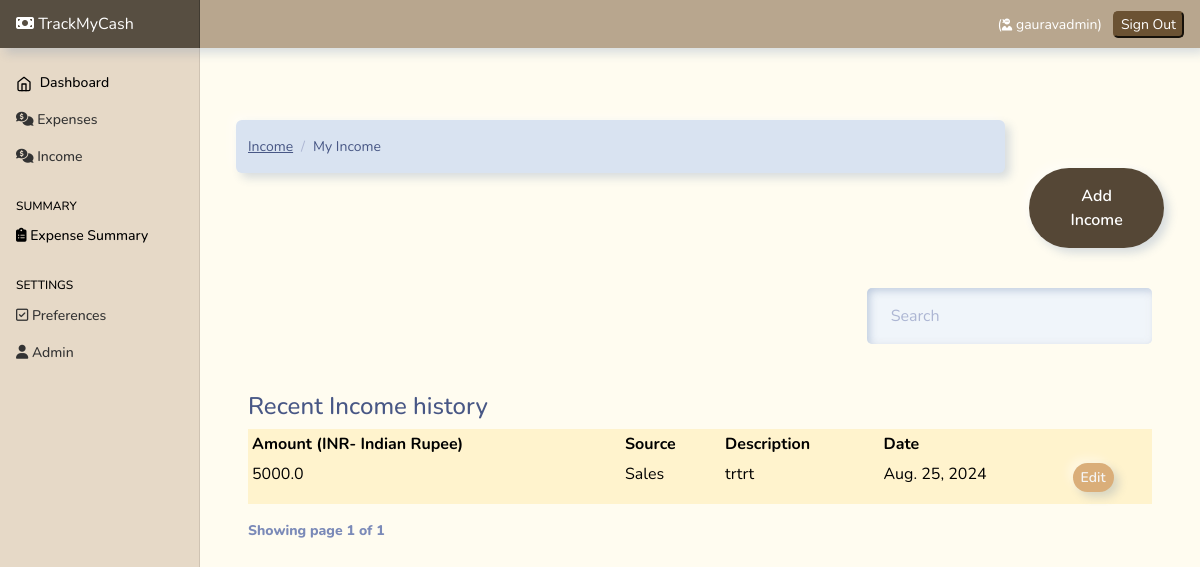
Before: /income (signed in) with the older database file.
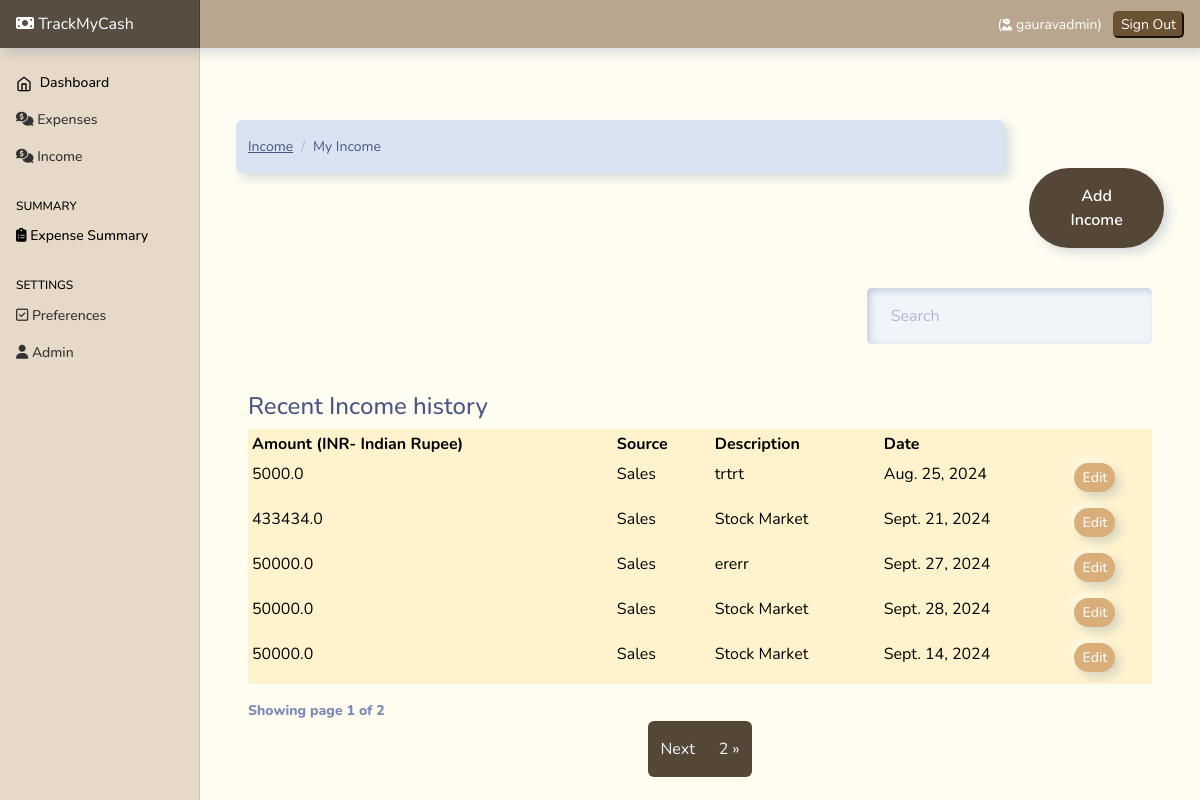
After: the same page with the newer database file.
### userpreferences/models.py (models this page shows, shortened)
class UserPreferences(models.Model):
    user=models.OneToOneField(to=User , on_delete=models.CASCADE)
    currency=models.CharField(max_length=250, blank=True , default="null" ,  null=True )

### income/models.py (models this page shows, shortened)
class UserIncome(models.Model):
    amount = models.FloatField()  # DECIMAL
    date = models.DateField(default=now)
    description = models.TextField()
    owner = models.ForeignKey(to=User, on_delete=models.CASCADE)
    source = models.CharField(max_length=266)
    class Meta:
        ordering: ['-date']

### income/views.py (the view)
# urls.py: path('', views.index , name="home"),
@login_required(login_url='/authentication/login')
def index(request):
    categories = Source.objects.all()
    income = UserIncome.objects.filter(owner=request.user)
    paginator = Paginator(income, 5)
    page_number = request.GET.get('page')
    page_obj = Paginator.get_page(paginator, page_number)
    currency = UserPreference.objects.get(user=request.user).currency
    context = {
        'income': income,
        'page_obj': page_obj,
        'currency': currency
    }
    return render(request, 'income/index.html', context)

### templates/income/index.html (shortened to what this page needs)
{% extends 'base.html' %}
{% load static %}
{% block content %}
<div class="container mt-4">
  <div class="row">
    <div class="col-md-10">
      <nav aria-label="breadcrumb">
        <ol class="breadcrumb">
          <li class="breadcrumb-item">
            <a href="">Income</a>
          </li>
          <li class="breadcrumb-item active" aria-current="page">
            My Income
          </li>
        </ol>
      </nav>
    </div>
    <div class="col-md-2 mt-5">
      <a href="{% url 'add-income'%}" class="btn btn-primary" style="background-color: rgb(85, 71, 54);color:white;">Add
        Income</a>
    </div>
  </div>
  <div class="container mt-3">
    {% if income.count %}
    <div class="row">
      <div class="col-md-8"></div>
      <div class="col-md-4">
        <div class="form-group mt-4">
          <input type="text" class="form-control" id="searchField" placeholder="Search" style="  border-radius: 5px;">
        </div>
      </div>
    </div>
    <div class="app-table  table-responsive mt-5 w-auto">
      <caption>
        <h4>Recent Income history </h4>
      </caption>
      <table class="table table-hover  table-sm  table-bordered table-warning">
        <thead>
          <tr>
            <th>Amount ({{currency}})</th>
            <th>Source</th>
            <th>Description</th>
            <th>Date</th>
            <th></th>
          </tr>
        </thead>
        <tbody>
          {% for income in page_obj%}
          <tr>
            <td>{{income.amount}}</td>
            <td>{{income.source}}</td>
            <td>{{income.description}}</td>
            <td>{{income.date}}</td>
            <td>
              <a href="{% url 'income-edit' income.id  %}" class="btn btn-secondary btn-sm mb-2"
                style="background-color: rgb(218, 174, 121);color:whitesmoke;">Edit</a>
            </td>
          </tr>
          {% endfor %}
        </tbody>
      </table>
    </div>
    <div class="pagination-container">
      <div class="" style="font-weight: 800;">
        Showing page {{page_obj.number}} of {{ page_obj.paginator.num_pages }}
      </div>
      <ul class="pagination align-right float-right mr-auto" style="background-color: rgb(255, 252, 240); box-shadow: none;">
        {% if page_obj.has_next %}
        <li class="page-item"> <a style="background-color: rgb(85, 71, 54); color:aliceblue;" class="page-link"
            href="?page={{ page_obj.next_page_number }}">Next</a></li>
        <li class="page-item"> <a style="background-color: rgb(85, 71, 54); color:aliceblue;" class="page-link"
            href="?page={{ page_obj.paginator.num_pages }}">{{ page_obj.paginator.num_pages}} &raquo;</a></li>
        {% endif %}
      </ul>
      {% endif %}
    </div>
  </div>
</div>
{% endblock content %}

### templates/base.html (shortened to what this page needs)
{% load static %}
<html lang="en">
  <head>
    <link href="https://cdn.jsdelivr.net/npm/bootstrap@5.0.2/dist/css/bootstrap.min.css" rel="stylesheet">
    <link rel="stylesheet" href="https://cdnjs.cloudflare.com/ajax/libs/font-awesome/6.4.2/css/all.min.css"
 />
<link href= {% static 'css/bootstrap.min.css'%} rel="stylesheet" >
<link href= {% static 'css/main.css'%} rel="stylesheet" >
    <link href= {% static 'css/dashboard.css'%} rel="stylesheet">
  </head>
  <body style="background-color: rgb(255, 252, 240);">
<header class="navbar navbar-dark sticky-top  flex-md-nowrap p-0 shadow mb-5" style="background-color: rgb(184, 166, 142); box-shadow: 5px 10px 5px #e2e2e2; ">
  <a style="background-color: rgb(87, 78, 65);  " class="navbar-brand col-md-3 col-lg-2 me-0 px-3" href="/"><i class="fa-solid fa-money-bill"></i> TrackMyCash</a>
  <div class="navbar-nav" >
    <div class="nav-item text-nowrap">
      <ul
      class="navbar-nav px-3 "
      style="display: flex; flex-direction: row; align-items: center;"
    >
      <li class="nav-item text-nowrap mt-3 ml-2 mr-5">
        {% if user.is_authenticated %}
        <li class="nav-item text-nowrap">
          <span class="nav-link" style="color: white;">
            (<i style="font-size: 12px;" class="fa-solid fa-user-ninja"></i> {{request.user}})
          </span>
        </li>
        <a href="{% url  'logout' %}"  style="text-decoration: none;">
          <input
            class="text text-capitalize"
            type="submit"
            value="Sign out"
            style="background-color: rgb(107, 82, 51); border-radius: 5px; border-color:rgb(107, 82, 51); color: white;"
          />
        </a>
        {% endif %}
      </li>
    </ul>
    </div>
  </div>
</header>
<div class="container-fluid">
  <div class="row">
     {% include "partials/sidebar.html" %}
    <main class="col-md-9 ms-sm-auto col-lg-10 px-md-4">
     {% block content %}
     {% endblock content %}
    </main>
  </div>
</div>
  </body>
</html>

### templates/partials/sidebar.html (shortened to what this page needs)
{% load static %}
<nav id="sidebarMenu" class="col-md-3 col-lg-2 d-md-block  sidebar collapse" style="background-color: rgb(230, 217, 199);">
    <div class="position-sticky pt-3">
      <ul class="nav flex-column">
        <li class="nav-item">
          <a class="nav-link active" aria-current="page" href="#" style="color: black;" >
            <span data-feather="home"></span>
            Dashboard
          </a>
        </li>
        <li class="nav-item">
          <a class="nav-link" href="{% url 'home'%}">
            <i class="fa-solid fa-comments-dollar"></i>
            Expenses
          </a>
        </li>
        <li class="nav-item">
          <a class="nav-link" href="income">
            <i class="fa-solid fa-comments-dollar"></i>
           Income
          </a>
        </li>
      </ul>
      <h6 class="sidebar-heading d-flex justify-content-between align-items-center px-3 mt-4 mb-1 text-muted">
       <span style="color: black;">Summary </span>
      </h6>
      <ul class="nav flex-column mb-2">
        <li class="nav-item">
          <a class="nav-link" href="{% url 'stats' %}" style="color: black;">
            <i class="fa-solid fa-clipboard-list"></i>
            Expense Summary
          </a>
        </li>
      </ul>
      <h6 class="sidebar-heading d-flex justify-content-between align-items-center px-3 mt-4 mb-1 text-muted">
        <span style="color: black;">Settings </span>
       </h6>
       <ul class="nav flex-column mb-2">
         <li class="nav-item">
           <a class="nav-link" href="{% url 'preferences'%}">
            <i class="fa-regular fa-square-check"></i>
             Preferences
           </a>
         </li>
         <li class="nav-item">
           <a class="nav-link" href="admin">
            <i class="fa-solid fa-user"></i>  Admin
           </a>
         </li>
       </ul>
    </div>
  </nav>

### static/css/dashboard.css (style rules this page uses)
body { font-size: .875rem; }
.feather { width: 16px; height: 16px; vertical-align: text-bottom; }
.sidebar { position: fixed; top: 0; bottom: 0; left: 0; z-index: 100; padding: 48px 0 0; box-shadow: inset -1px 0 0 rgba(0, 0, 0, .1); }
.sidebar .nav-link { font-weight: 500; color: #333; }
.sidebar .nav-link .feather { margin-right: 4px; color: #727272; }
.sidebar .nav-link.active { color: #2470dc; }
.sidebar .nav-link:hover .feather, .sidebar .nav-link.active .feather { color: inherit; }
.sidebar-heading { font-size: .75rem; text-transform: uppercase; }
.navbar-brand { padding-top: .75rem; padding-bottom: .75rem; font-size: 1rem; background-color: rgba(0, 0, 0, .25); box-shadow: inset -1px 0 0 rgba(0, 0, 0, .25); }

Changed rows visible on the page:
added UserIncome: amount "433434.0", source "Sales", description "Stock Market", date "Sept. 21, 2024"
added UserIncome: amount "50000.0", source "Sales", description "ererr", date "Sept. 27, 2024"
added UserIncome: amount "50000.0", source "Sales", description "Stock Market", date "Sept. 28, 2024"
added UserIncome: amount "50000.0", source "Sales", description "Stock Market", date "Sept. 14, 2024"
Other visible differences:
{{ page_obj.paginator.num_pages }}: "1" → "2"
{{ page_obj.paginator.num_pages }}: (not shown) → "2"
text now shown: "Next »"
